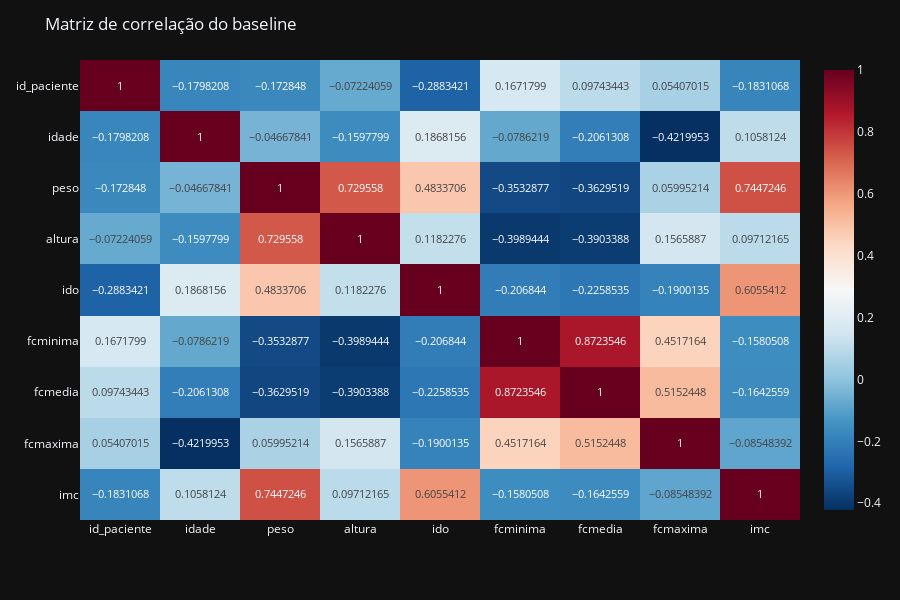

The code cell stored with this chart in its notebook:
### Code cell
pd.options.plotting.backend = "plotly"

corr = df_baseline.corr(method='pearson')
fig = px.imshow(corr, text_auto=True, color_continuous_scale='RdBu_r', aspect="auto")
fig.update_layout(
    title = "Matriz de correlação do baseline",
    dragmode = "zoom",
    hovermode = "x",
    barmode = "group",
    height = 600,
    # legend = dict(traceorder="reversed"),
    template = "plotly_dark",
)

fig.show()
fig.write_image("../reports/figures/corr_mat_baseline.png")

### Figure 1 — Plotly figure (JSON) as saved in the notebook; plotly's stock layout.template omitted (floating-point values rounded to 4 significant figures)
{"data": [{"coloraxis": "coloraxis", "hovertemplate": "x: %{x}<br>y: %{y}<br>color: %{z}<extra></extra>", "name": "0", "texttemplate": "%{z}", "type": "heatmap", "x": ["id_paciente", "idade", "peso", "altura", "ido", "fcminima", "fcmedia", "fcmaxima", "imc"], "xaxis": "x", "y": ["id_paciente", "idade", "peso", "altura", "ido", "fcminima", "fcmedia", "fcmaxima", "imc"], "yaxis": "y", "z": [[1, -0.1798, -0.1728, -0.07224, -0.2883, 0.1672, 0.09743, 0.05407, -0.1831], [-0.1798, 1, -0.04668, -0.1598, 0.1868, -0.07862, -0.2061, -0.422, 0.1058], [-0.1728, -0.04668, 1, 0.7296, 0.4834, -0.3533, -0.363, 0.05995, 0.7447], [-0.07224, -0.1598, 0.7296, 1, 0.1182, -0.3989, -0.3903, 0.1566, 0.09712], [-0.2883, 0.1868, 0.4834, 0.1182, 1, -0.2068, -0.2259, -0.19, 0.6055], [0.1672, -0.07862, -0.3533, -0.3989, -0.2068, 1, 0.8724, 0.4517, -0.1581], [0.09743, -0.2061, -0.363, -0.3903, -0.2259, 0.8724, 1, 0.5152, -0.1643], [0.05407, -0.422, 0.05995, 0.1566, -0.19, 0.4517, 0.5152, 1, -0.08548], [-0.1831, 0.1058, 0.7447, 0.09712, 0.6055, -0.1581, -0.1643, -0.08548, 1]]}], "layout": {"barmode": "group", "coloraxis": {"colorscale": [[0, "rgb(5,48,97)"], [0.1, "rgb(33,102,172)"], [0.2, "rgb(67,147,195)"], [0.3, "rgb(146,197,222)"], [0.4, "rgb(209,229,240)"], [0.5, "rgb(247,247,247)"], [0.6, "rgb(253,219,199)"], [0.7, "rgb(244,165,130)"], [0.8, "rgb(214,96,77)"], [0.9, "rgb(178,24,43)"], [1, "rgb(103,0,31)"]]}, "dragmode": "zoom", "height": 600, "hovermode": "x", "margin": {"t": 60}, "title": {"text": "Matriz de correlação do baseline"}, "xaxis": {"anchor": "y", "domain": [0, 1]}, "yaxis": {"anchor": "x", "autorange": "reversed", "domain": [0, 1]}}}
